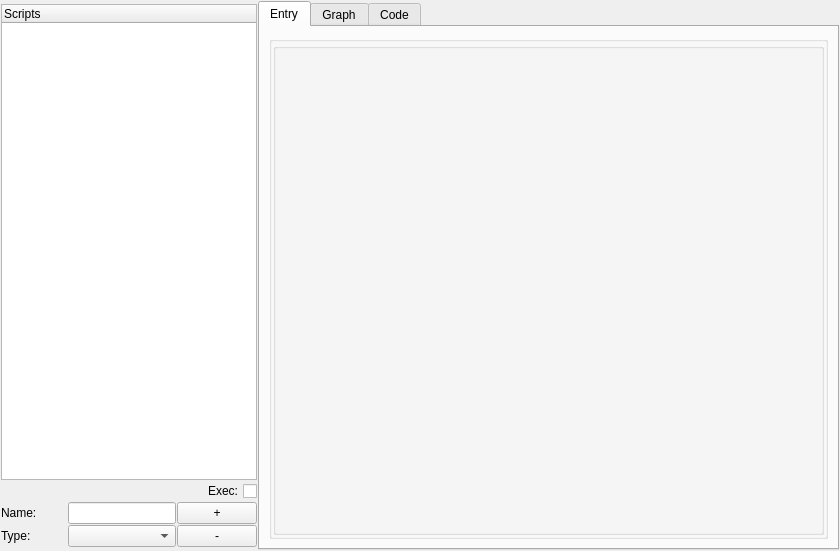
<?xml version="1.0" encoding="UTF-8"?>
<ui version="4.0">
 <class>Form</class>
 <widget class="QWidget" name="Form">
  <property name="geometry">
   <rect>
    <x>0</x>
    <y>0</y>
    <width>840</width>
    <height>551</height>
   </rect>
  </property>
  <property name="windowTitle">
   <string>Form</string>
  </property>
  <layout class="QGridLayout" name="gridLayout">
   <property name="margin">
    <number>1</number>
   </property>
   <property name="spacing">
    <number>1</number>
   </property>
   <item row="4" column="0" rowspan="2">
    <layout class="QGridLayout" name="gridLayout_4">
     <item row="1" column="0">
      <widget class="QLabel" name="label_2">
       <property name="text">
        <string>Name:</string>
       </property>
      </widget>
     </item>
     <item row="2" column="1">
      <widget class="QComboBox" name="scriptType">
       <property name="sizePolicy">
        <sizepolicy hsizetype="Minimum" vsizetype="Fixed">
         <horstretch>0</horstretch>
         <verstretch>0</verstretch>
        </sizepolicy>
       </property>
      </widget>
     </item>
     <item row="1" column="1">
      <widget class="QLineEdit" name="scriptName">
       <property name="sizePolicy">
        <sizepolicy hsizetype="Minimum" vsizetype="Fixed">
         <horstretch>0</horstretch>
         <verstretch>0</verstretch>
        </sizepolicy>
       </property>
      </widget>
     </item>
     <item row="2" column="0">
      <widget class="QLabel" name="label">
       <property name="sizePolicy">
        <sizepolicy hsizetype="Preferred" vsizetype="Fixed">
         <horstretch>0</horstretch>
         <verstretch>0</verstretch>
        </sizepolicy>
       </property>
       <property name="text">
        <string>Type:</string>
       </property>
      </widget>
     </item>
     <item row="0" column="2">
      <widget class="QCheckBox" name="isScriptExecutable">
       <property name="layoutDirection">
        <enum>Qt::RightToLeft</enum>
       </property>
       <property name="text">
        <string>Exec:</string>
       </property>
      </widget>
     </item>
     <item row="2" column="2">
      <widget class="QPushButton" name="removeScript">
       <property name="sizePolicy">
        <sizepolicy hsizetype="Fixed" vsizetype="Fixed">
         <horstretch>0</horstretch>
         <verstretch>0</verstretch>
        </sizepolicy>
       </property>
       <property name="text">
        <string>-</string>
       </property>
      </widget>
     </item>
     <item row="1" column="2">
      <widget class="QPushButton" name="addScript">
       <property name="sizePolicy">
        <sizepolicy hsizetype="Fixed" vsizetype="Fixed">
         <horstretch>0</horstretch>
         <verstretch>0</verstretch>
        </sizepolicy>
       </property>
       <property name="text">
        <string>+</string>
       </property>
      </widget>
     </item>
    </layout>
   </item>
   <item row="3" column="0">
    <widget class="QTreeWidget" name="scripts">
     <property name="sizePolicy">
      <sizepolicy hsizetype="Minimum" vsizetype="Expanding">
       <horstretch>0</horstretch>
       <verstretch>0</verstretch>
      </sizepolicy>
     </property>
     <column>
      <property name="text">
       <string>Scripts</string>
      </property>
     </column>
    </widget>
   </item>
   <item row="0" column="1" rowspan="9">
    <widget class="QTabWidget" name="scriptWidget">
     <property name="currentIndex">
      <number>0</number>
     </property>
     <widget class="QWidget" name="entryWidget">
      <attribute name="title">
       <string>Entry</string>
      </attribute>
      <layout class="QVBoxLayout" name="verticalLayout_2">
       <item>
        <widget class="QGroupBox" name="groupBox_4">
         <property name="title">
          <string/>
         </property>
         <layout class="QGridLayout" name="gridLayout_2">
          <property name="margin">
           <number>1</number>
          </property>
          <item row="2" column="0" colspan="2">
           <widget class="QGroupBox" name="childWidget">
            <property name="title">
             <string/>
            </property>
           </widget>
          </item>
         </layout>
        </widget>
       </item>
      </layout>
     </widget>
     <widget class="QWidget" name="graphWidget">
      <attribute name="title">
       <string>Graph</string>
      </attribute>
      <layout class="QVBoxLayout" name="verticalLayout_3">
       <item>
        <widget class="QWidget" name="widget" native="true"/>
       </item>
       <item>
        <widget class="QFrame" name="frame_3">
         <property name="sizePolicy">
          <sizepolicy hsizetype="Preferred" vsizetype="Fixed">
           <horstretch>0</horstretch>
           <verstretch>0</verstretch>
          </sizepolicy>
         </property>
         <property name="frameShape">
          <enum>QFrame::NoFrame</enum>
         </property>
         <layout class="QHBoxLayout" name="horizontalLayout">
          <property name="margin">
           <number>0</number>
          </property>
          <item>
           <widget class="QLabel" name="label_3">
            <property name="text">
             <string>Add:</string>
            </property>
           </widget>
          </item>
          <item>
           <widget class="QLineEdit" name="addGraphName"/>
          </item>
          <item>
           <widget class="QComboBox" name="addGraphScripts"/>
          </item>
          <item>
           <widget class="QPushButton" name="addGraphNode">
            <property name="text">
             <string>+</string>
            </property>
           </widget>
          </item>
         </layout>
        </widget>
       </item>
       <item>
        <widget class="QFrame" name="frame">
         <property name="sizePolicy">
          <sizepolicy hsizetype="Preferred" vsizetype="Fixed">
           <horstretch>0</horstretch>
           <verstretch>0</verstretch>
          </sizepolicy>
         </property>
         <layout class="QHBoxLayout" name="horizontalLayout_2">
          <property name="spacing">
           <number>2</number>
          </property>
          <property name="margin">
           <number>0</number>
          </property>
          <item>
           <widget class="QLabel" name="label_4">
            <property name="text">
             <string>Connect Id:</string>
            </property>
           </widget>
          </item>
          <item>
           <widget class="QLineEdit" name="connectGraphId"/>
          </item>
          <item>
           <widget class="QComboBox" name="connectGraphOutput"/>
          </item>
          <item>
           <widget class="QLabel" name="label_5">
            <property name="layoutDirection">
             <enum>Qt::LeftToRight</enum>
            </property>
            <property name="text">
             <string>- Connect To -</string>
            </property>
            <property name="alignment">
             <set>Qt::AlignCenter</set>
            </property>
           </widget>
          </item>
          <item>
           <widget class="QComboBox" name="connectGraphInput"/>
          </item>
          <item>
           <widget class="QPushButton" name="pushButton_2">
            <property name="text">
             <string>+</string>
            </property>
           </widget>
          </item>
         </layout>
        </widget>
       </item>
       <item>
        <widget class="QFrame" name="frame_2">
         <property name="sizePolicy">
          <sizepolicy hsizetype="Preferred" vsizetype="Fixed">
           <horstretch>0</horstretch>
           <verstretch>0</verstretch>
          </sizepolicy>
         </property>
         <property name="frameShape">
          <enum>QFrame::NoFrame</enum>
         </property>
         <property name="frameShadow">
          <enum>QFrame::Plain</enum>
         </property>
         <layout class="QHBoxLayout" name="horizontalLayout_3">
          <property name="spacing">
           <number>2</number>
          </property>
          <property name="margin">
           <number>0</number>
          </property>
          <item>
           <widget class="QLabel" name="label_6">
            <property name="sizePolicy">
             <sizepolicy hsizetype="Fixed" vsizetype="Fixed">
              <horstretch>0</horstretch>
              <verstretch>0</verstretch>
             </sizepolicy>
            </property>
            <property name="text">
             <string>Remove:</string>
            </property>
           </widget>
          </item>
          <item>
           <widget class="QComboBox" name="removeGraphId"/>
          </item>
          <item>
           <widget class="QPushButton" name="removeGraphNode">
            <property name="sizePolicy">
             <sizepolicy hsizetype="Fixed" vsizetype="Fixed">
              <horstretch>0</horstretch>
              <verstretch>0</verstretch>
             </sizepolicy>
            </property>
            <property name="text">
             <string>-</string>
            </property>
           </widget>
          </item>
         </layout>
        </widget>
       </item>
      </layout>
     </widget>
     <widget class="QWidget" name="codeWidget">
      <attribute name="title">
       <string>Code</string>
      </attribute>
      <layout class="QVBoxLayout" name="verticalLayout">
       <item>
        <widget class="QTextEdit" name="finalOutput"/>
       </item>
      </layout>
     </widget>
    </widget>
   </item>
  </layout>
 </widget>
 <resources/>
 <connections/>
</ui>
